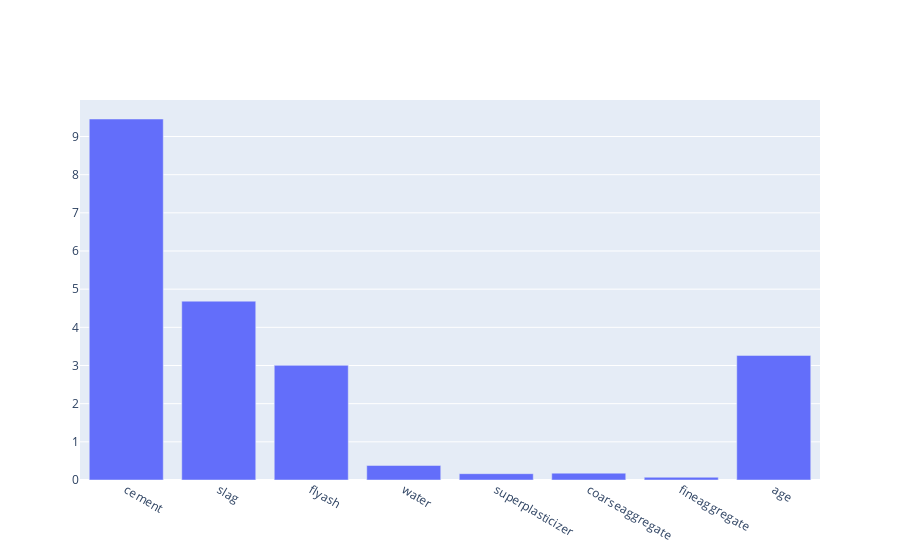

Notebook code for this chart:
### Code cell
fig = go.Figure(data=go.Bar(y = list(perm_imp_scores.values()), 
                            x = list(perm_imp_scores.keys())))
fig.show()

### Figure 1 — Plotly figure (JSON) as saved in the notebook; plotly's stock layout.template omitted (floating-point values rounded to 4 significant figures)
{"data": [{"type": "bar", "x": ["cement", "slag", "flyash", "water", "superplasticizer", "coarseaggregate", "fineaggregate", "age"], "y": [9.459, 4.686, 3.004, 0.381, 0.1656, 0.1796, 0.07219, 3.264]}], "layout": {"autosize": true, "xaxis": {"autorange": true, "range": [-0.5, 7.5], "type": "category"}, "yaxis": {"autorange": true, "range": [0, 9.957], "type": "linear"}}}
